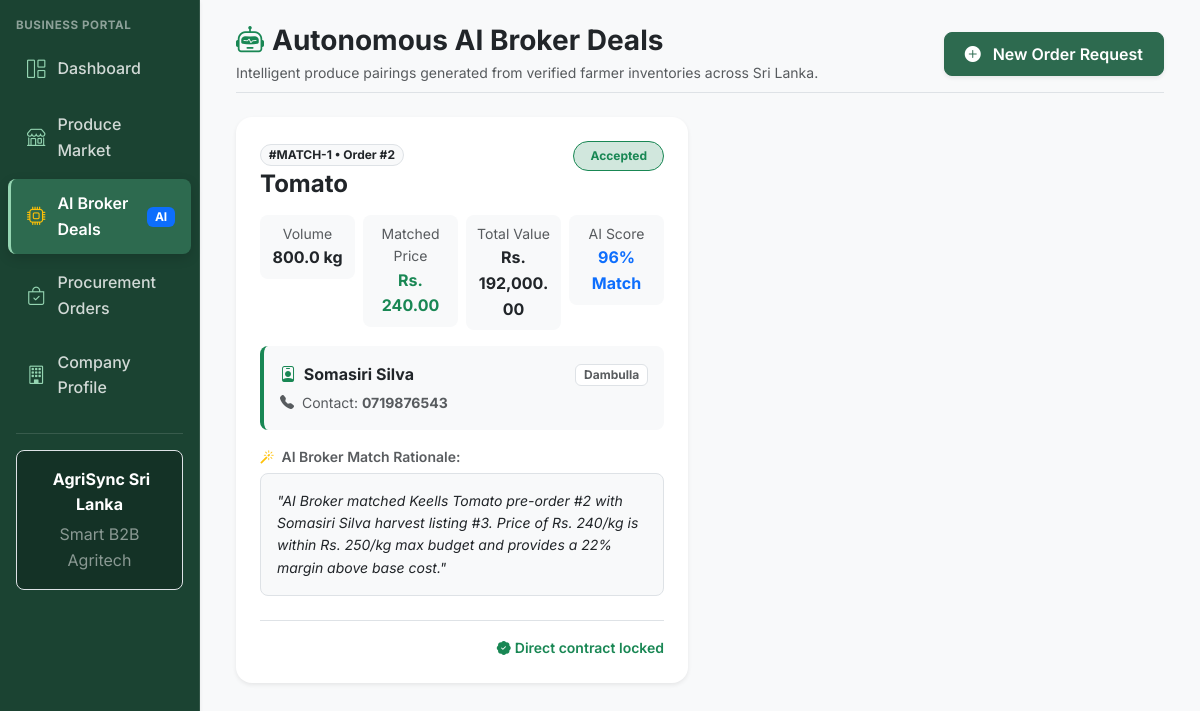
The app's page /business/matches.php (signed in) with its own data.
### tables this page shows
CREATE TABLE IF NOT EXISTS `order_matches` (
  `id` int(11) NOT NULL AUTO_INCREMENT,
  `order_id` int(11) NOT NULL,
  `listing_id` int(11) NOT NULL,
  `farmer_id` int(11) NOT NULL,
  `business_id` int(11) NOT NULL,
  `matched_price` decimal(10,2) NOT NULL,
  `agent_reasoning` text NOT NULL,
  `confidence_score` int(11) NOT NULL,
  `status` enum('proposed','accepted','rejected','completed') NOT NULL DEFAULT 'proposed',
  `created_at` timestamp NOT NULL DEFAULT CURRENT_TIMESTAMP,
  `updated_at` timestamp NOT NULL DEFAULT CURRENT_TIMESTAMP ON UPDATE CURRENT_TIMESTAMP,
  PRIMARY KEY (`id`),
  UNIQUE KEY `unique_match` (`order_id`,`listing_id`),
  KEY `farmer_id_index` (`farmer_id`),
  KEY `business_id_index` (`business_id`),
  KEY `status_index` (`status`),
  CONSTRAINT `fk_match_order` FOREIGN KEY (`order_id`) REFERENCES `order_requests` (`id`) ON DELETE CASCADE,
  CONSTRAINT `fk_match_listing` FOREIGN KEY (`listing_id`) REFERENCES `harvest_listings` (`id`) ON DELETE CASCADE,
  CONSTRAINT `fk_match_farmer` FOREIGN KEY (`farmer_id`) REFERENCES `users` (`id`) ON DELETE CASCADE,
  CONSTRAINT `fk_match_business` FOREIGN KEY (`business_id`) REFERENCES `users` (`id`) ON DELETE CASCADE
);

CREATE TABLE IF NOT EXISTS `order_requests` (
  `id` int(11) NOT NULL AUTO_INCREMENT,
  `business_id` int(11) NOT NULL,
  `crop_type` varchar(50) NOT NULL,
  `quantity_kg` decimal(10,2) NOT NULL,
  `max_price` decimal(10,2) NOT NULL,
  `delivery_date` date NOT NULL,
  `urgency` enum('low','medium','high') NOT NULL DEFAULT 'medium',
  `status` enum('pending','matching','matched','fulfilled','cancelled') NOT NULL DEFAULT 'pending',
  `notes` text DEFAULT NULL,
  `created_at` timestamp NOT NULL DEFAULT CURRENT_TIMESTAMP,
  `updated_at` timestamp NOT NULL DEFAULT CURRENT_TIMESTAMP ON UPDATE CURRENT_TIMESTAMP,
  PRIMARY KEY (`id`),
  KEY `business_id_index` (`business_id`),
  KEY `crop_type_index` (`crop_type`),
  KEY `status_index` (`status`),
  CONSTRAINT `fk_order_business` FOREIGN KEY (`business_id`) REFERENCES `users` (`id`) ON DELETE CASCADE
);

CREATE TABLE IF NOT EXISTS `users` (
  `id` int(11) NOT NULL AUTO_INCREMENT,
  `name` varchar(100) NOT NULL,
  `email` varchar(150) NOT NULL,
  `password_hash` varchar(255) NOT NULL,
  `role` enum('farmer','business','admin') NOT NULL,
  `phone` varchar(20) DEFAULT NULL,
  `district` varchar(50) DEFAULT NULL,
  `is_active` tinyint(1) NOT NULL DEFAULT 1,
  `created_at` timestamp NOT NULL DEFAULT CURRENT_TIMESTAMP,
  `updated_at` timestamp NOT NULL DEFAULT CURRENT_TIMESTAMP ON UPDATE CURRENT_TIMESTAMP,
  PRIMARY KEY (`id`),
  UNIQUE KEY `email_unique` (`email`),
  KEY `role_index` (`role`),
  KEY `district_index` (`district`)
);

### business/matches.php (the view, shortened to what this page needs)
<?php
$user_id = (int) ($_SESSION['user_id'] ?? 0);
$matches = [];
try {
    $db = getDbConnection();
    $sql = "
        SELECT
            m.id as match_id, m.order_id, m.farmer_id, m.matched_price, m.confidence_score,
            m.agent_reasoning, m.status as match_status, m.created_at as matched_date,
            o.crop_type, o.quantity_kg, o.max_price as requested_max_price, o.delivery_date,
            u.name as farmer_name, u.district as farmer_district, u.phone as farmer_phone
        FROM order_matches m
        JOIN order_requests o ON m.order_id = o.id
        JOIN users u ON m.farmer_id = u.id
        WHERE m.business_id = :business_id
    ";
    $params = [':business_id' => $user_id];
    $sql .= " ORDER BY m.id DESC";
    $stmt = $db->prepare($sql);
    $stmt->execute($params);
    $matches = $stmt->fetchAll(PDO::FETCH_ASSOC);
} catch (Throwable $e) {
    error_log("Matches Fetch Error: " . $e->getMessage());
    $error_msg = "Unable to retrieve AI matchmaking records.";
}
require_once __DIR__ . '/../includes/header.php';
?>
<div class="d-flex" style="min-height: 100vh;">
    <?php require_once __DIR__ . '/../includes/sidebar.php'; ?>
    <div class="flex-grow-1 bg-light p-4 overflow-auto">
        <div class="container-fluid max-w-7xl">
            <div class="d-flex flex-wrap align-items-center justify-content-between mb-4 pb-2 border-bottom">
                <div>
                    <h1 class="h3 fw-bold text-dark mb-1">
                        <i class="bi bi-robot text-success me-2"></i>Autonomous AI Broker Deals
                    </h1>
                    <p class="text-muted small mb-0">
                        Intelligent produce pairings generated from verified farmer inventories across Sri Lanka.
                    </p>
                </div>
                <div class="d-flex gap-2 mt-3 mt-md-0">
                    <a href="place_order.php" class="btn btn-primary rounded-3 shadow-sm">
                        <i class="bi bi-plus-circle-fill me-1"></i> New Order Request
                    </a>
                </div>
            </div>
            <?php if (empty($matches)): ?>
                <div class="card border-0 shadow-sm rounded-4 p-5 text-center bg-white">
                    <div class="py-4">
                        <i class="bi bi-stars text-warning fs-1 d-block mb-3"></i>
                        <h4 class="fw-bold text-dark">No Active AI Matches Yet</h4>
                        <p class="text-muted small mx-auto" style="max-width: 480px;">
                            When you submit commercial procurement requests, our autonomous Gemini AI broker instantly scans verified farm yields to negotiate high-confidence pairings.
                        </p>
                        <a href="place_order.php" class="btn btn-primary rounded-3 mt-2">Place an Order Request</a>
                    </div>
                </div>
            <?php else: ?>
                <div class="row g-4">
                    <?php foreach ($matches as $deal): ?>
                        <?php
                            $st = $deal['match_status'];
                            $badge = 'bg-secondary-subtle text-secondary';
                            if ($st === 'accepted') $badge = 'bg-success-subtle text-success border border-success';
                            $score = (int)$deal['confidence_score'];
                            $total_deal_val = (float)$deal['quantity_kg'] * (float)$deal['matched_price'];
                        ?>
                        <div class="col-12 col-xl-6">
                            <div class="card border-0 shadow-sm rounded-4 bg-white h-100 p-4">
                                <div class="d-flex justify-content-between align-items-start mb-3">
                                    <div>
                                        <span class="badge rounded-pill bg-light text-dark border mb-1">
                                            #MATCH-<?= (int)$deal['match_id'] ?> &bull; Order #<?= (int)$deal['order_id'] ?>
                                        </span>
                                        <h4 class="fw-bold text-dark mb-0"><?= htmlspecialchars($deal['crop_type'], ENT_QUOTES, 'UTF-8') ?></h4>
                                    </div>
                                    <span class="badge rounded-pill <?= $badge ?> px-3 py-2 text-capitalize">
                                        <?= htmlspecialchars($st, ENT_QUOTES, 'UTF-8') ?>
                                    </span>
                                </div>
                                <div class="row g-2 mb-3">
                                    <div class="col-6 col-sm-3">
                                        <div class="p-2 bg-light rounded-3 text-center">
                                            <small class="text-muted extra-small d-block">Volume</small>
                                            <strong class="text-dark"><?= number_format($deal['quantity_kg'], 1) ?> kg</strong>
                                        </div>
                                    </div>
                                    <div class="col-6 col-sm-3">
                                        <div class="p-2 bg-light rounded-3 text-center">
                                            <small class="text-muted extra-small d-block">Matched Price</small>
                                            <strong class="text-success">Rs. <?= number_format($deal['matched_price'], 2) ?></strong>
                                        </div>
                                    </div>
                                    <div class="col-6 col-sm-3">
                                        <div class="p-2 bg-light rounded-3 text-center">
                                            <small class="text-muted extra-small d-block">Total Value</small>
                                            <strong class="text-dark">Rs. <?= number_format($total_deal_val, 2) ?></strong>
                                        </div>
                                    </div>
                                    <div class="col-6 col-sm-3">
                                        <div class="p-2 bg-light rounded-3 text-center">
                                            <small class="text-muted extra-small d-block">AI Score</small>
                                            <strong class="text-primary"><?= $score ?>% Match</strong>
                                        </div>
                                    </div>
                                </div>
                                <div class="p-3 bg-light rounded-3 mb-3 border-start border-success border-4">
                                    <div class="d-flex justify-content-between align-items-center mb-1">
                                        <span class="fw-bold text-dark"><i class="bi bi-person-badge text-success me-1"></i> <?= htmlspecialchars($deal['farmer_name'], ENT_QUOTES, 'UTF-8') ?></span>
                                        <span class="badge bg-white text-muted border"><?= htmlspecialchars($deal['farmer_district'], ENT_QUOTES, 'UTF-8') ?></span>
                                    </div>
                                    <div class="small text-muted">
                                        <i class="bi bi-telephone-fill me-1"></i> Contact: <strong><?= htmlspecialchars($deal['farmer_phone'] ?? 'Verified via Hub', ENT_QUOTES, 'UTF-8') ?></strong>
                                    </div>
                                </div>
                                <div class="mb-4">
                                    <small class="fw-semibold text-muted d-block mb-1">
                                        <i class="bi bi-magic text-warning me-1"></i> AI Broker Match Rationale:
                                    </small>
                                    <div class="p-3 bg-light rounded-3 border small text-dark fst-italic">
                                        "<?= htmlspecialchars($deal['agent_reasoning'], ENT_QUOTES, 'UTF-8') ?>"
                                    </div>
                                </div>
                                <div class="mt-auto d-flex gap-2 justify-content-end border-top pt-3">
                                    <?php if ($deal['match_status'] === 'proposed'): ?>
                                        <button type="button" class="btn btn-outline-danger btn-sm rounded-3 px-3">Decline</button>
                                        <button type="button" class="btn btn-success btn-sm rounded-3 px-4 shadow-sm" onclick="acceptDeal(<?= (int)$deal['match_id'] ?>)">
                                            <i class="bi bi-check-circle-fill me-1"></i> Accept Deal & Lock
                                        </button>
                                    <?php else: ?>
                                        <span class="text-success small fw-semibold d-flex align-items-center">
                                            <i class="bi bi-patch-check-fill me-1"></i> Direct contract locked
                                        </span>
                                    <?php endif; ?>
                                </div>
                            </div>
                        </div>
                    <?php endforeach; ?>
                </div>
            <?php endif; ?>
        </div>
    </div>
</div>
<?php require_once __DIR__ . '/../includes/footer.php'; ?>

### assets/css/style.css (style rules this page uses)
:root { --clr-primary: #2D6A4F; --clr-primary-dark: #1B4332; --clr-primary-light: #40916C; --clr-accent: #95D5B2; --clr-accent-light: #D8F3DC; --clr-bg: #F8F9FA; --clr-surface: #FFFFFF; --clr-text: #212529; --clr-text-muted: #6C757D; --clr-border: #E9ECEF; --clr-danger: #DC3545; --clr-warning: #FFC107; --clr-info: #0DCAF0; --radius-sm: 8px; --radius-md: 12px; --radius-lg: 16px; --shadow-sm: 0 2px 8px rgba(0, 0, 0, 0.06); --shadow-md: 0 4px 16px rgba(0, 0, 0, 0.08); --shadow-lg: 0 10px 30px rgba(0, 0, 0, 0.12); --transition-fast: all 0.2s ease; }
body { font-family: 'Inter', -apple-system, BlinkMacSystemFont, 'Segoe UI', Roboto, sans-serif; background-color: var(--clr-bg); color: var(--clr-text); line-height: 1.6; -webkit-font-smoothing: antialiased; }
h1, h2, h3, h4, h5, h6 { font-family: 'Inter', sans-serif; font-weight: 700; color: var(--clr-primary-dark); }
h1 { font-size: 1.75rem; }
.card, .agri-card { background-color: var(--clr-surface); border: 1px solid var(--clr-border); border-radius: var(--radius-md); box-shadow: var(--shadow-sm); transition: var(--transition-fast); }
.btn { border-radius: var(--radius-sm); min-height: 44px; font-weight: 600; display: inline-flex; align-items: center; justify-content: center; gap: 0.5rem; padding: 0.5rem 1.25rem; transition: var(--transition-fast); }
.btn-primary { background-color: var(--clr-primary); border-color: var(--clr-primary); color: #ffffff; }

### records on screen
order_matches: id "1", order "2", order.crop_type "Tomato", status "Accepted", order.quantity_kg "800.0", matched_price "240.00", total_deal_val "192,000.00", confidence_score "96", farmer.name "Somasiri Silva", farmer.district "Dambulla", farmer.phone "0719876543", agent_reasoning "AI Broker matched Keells Tomato pre-order #2 with Somasiri Silva harvest listing #3. Price of Rs. 240/kg is within Rs. 250/kg max budget and provides a 22% margin above base cost.", shows "Direct contract locked"

### other values on screen
$user_role "BUSINESS"
